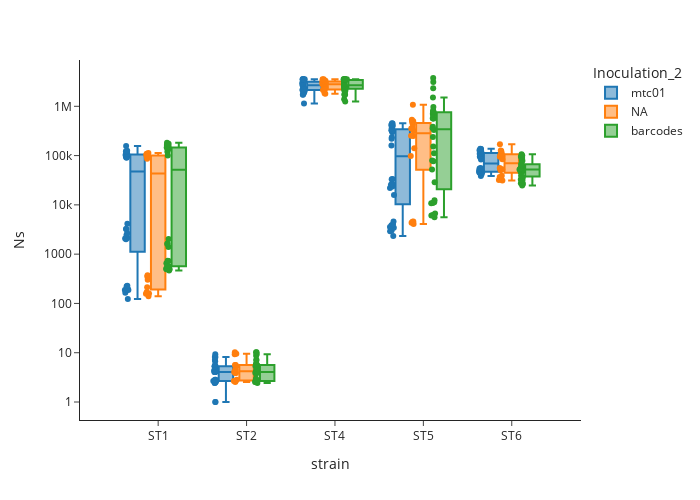

The notebook cell this image was saved under:
### Code cell
df_merge = df_merge.sort_values(['strain', 'CmR'],ascending=True)
df_plot = df_merge.loc[(df_merge['Inoculation']=='barcodes')|(df_merge['Inoculation_2']=='barcodes')]
fig = px.box(df_plot,
                x = 'strain', 
                y = 'Ns',
                color = 'Inoculation_2',
                points = 'all',
                log_y=True,
                template = 'simple_white',
                hover_data=['sample_id'],width = 700,
                height = 500,
                )
fig.show()

def compare_groups_ttest(df, grouping_col, response_col):
    """
    Two-sample t-test for comparing two groups
    """
    groups = df[grouping_col].unique()
    
    if len(groups) == 2:
        group1 = df[df[grouping_col] == groups[0]][response_col].dropna()
        group2 = df[df[grouping_col] == groups[1]][response_col].dropna()
        
        # Perform t-test
        statistic, p_value = stats.ttest_ind(group1, group2)
        
        return {
            'comparison': f'{groups[0]} vs {groups[1]}',
            'statistic': statistic,
            'p_value': p_value,
            'significant': p_value < 0.05
        }
    elif len(groups) > 2:
        # Use ANOVA for >2 groups
        group_data = [df[df[grouping_col] == g][response_col].dropna() for g in groups]
        statistic, p_value = stats.f_oneway(*group_data)
        
        return {
            'comparison': f'{grouping_col} (ANOVA)',
            'statistic': statistic,
            'p_value': p_value,
            'significant': p_value < 0.05
        }

# Example usage:
for strain in df_plot['strain'].unique():
    df_plot = df_plot.sort_values(['CmR'])
    print(strain)
    result = compare_groups_ttest(df_plot[df_plot['strain']==strain], 'Inoculation_2', 'Ns')
    
    for  entry in result.keys():
        print(entry + ": " + str(result[entry]))

### Figure 1 — Plotly figure (JSON) as saved in the notebook; plotly's stock layout.template omitted (floating-point values rounded to 4 significant figures; data arrays with more than 128 entries replaced by an {"elided": "..."} marker saying what was removed)
{"data": [{"alignmentgroup": "True", "boxpoints": "all", "customdata": {"elided": "160x1 str values"}, "hovertemplate": "Inoculation_2=mtc01<br>strain=%{x}<br>Ns=%{y}<br>sample_id=%{customdata[0]}<extra></extra>", "legendgroup": "mtc01", "marker": {"color": "#1F77B4"}, "name": "mtc01", "notched": false, "offsetgroup": "mtc01", "orientation": "v", "showlegend": true, "type": "box", "x": {"elided": "160 str values"}, "x0": " ", "xaxis": "x", "y": {"elided": "160 float values"}, "y0": " ", "yaxis": "y"}, {"alignmentgroup": "True", "boxpoints": "all", "customdata": [["F1"], ["E1"], ["E7"], ["H7"], ["G1"], ["H1"], ["F7"], ["G7"], ["B1"], ["D1"], ["A7"], ["D7"], ["C1"], ["B7"], ["A1"], ["C7"], ["F1"], ["E1"], ["H7"], ["H1"], ["G7"], ["G1"], ["E7"], ["F7"], ["B7"], ["A1"], ["B1"], ["D7"], ["C1"], ["A7"], ["C7"], ["D1"], ["G7"], ["H1"], ["G1"], ["F1"], ["E7"], ["F7"], ["H7"], ["E1"], ["A1"], ["C7"], ["A7"], ["D1"], ["B7"], ["D7"], ["C1"], ["B1"], ["F7"], ["H1"], ["H7"], ["E1"], ["E7"], ["G1"], ["G7"], ["F1"], ["C7"], ["A1"], ["D1"], ["D7"], ["A7"], ["C1"], ["B1"], ["B7"], ["H1"], ["G1"], ["F7"], ["E1"], ["H7"], ["F1"], ["G7"], ["E7"], ["C1"], ["B1"], ["B7"], ["A7"], ["C7"], ["D7"], ["D1"], ["A1"]], "hovertemplate": "Inoculation_2=NA<br>strain=%{x}<br>Ns=%{y}<br>sample_id=%{customdata[0]}<extra></extra>", "legendgroup": "NA", "marker": {"color": "#FF7F0E"}, "name": "NA", "notched": false, "offsetgroup": "NA", "orientation": "v", "showlegend": true, "type": "box", "x": ["ST1", "ST1", "ST1", "ST1", "ST1", "ST1", "ST1", "ST1", "ST1", "ST1", "ST1", "ST1", "ST1", "ST1", "ST1", "ST1", "ST2", "ST2", "ST2", "ST2", "ST2", "ST2", "ST2", "ST2", "ST2", "ST2", "ST2", "ST2", "ST2", "ST2", "ST2", "ST2", "ST4", "ST4", "ST4", "ST4", "ST4", "ST4", "ST4", "ST4", "ST4", "ST4", "ST4", "ST4", "ST4", "ST4", "ST4", "ST4", "ST5", "ST5", "ST5", "ST5", "ST5", "ST5", "ST5", "ST5", "ST5", "ST5", "ST5", "ST5", "ST5", "ST5", "ST5", "ST5", "ST6", "ST6", "ST6", "ST6", "ST6", "ST6", "ST6", "ST6", "ST6", "ST6", "ST6", "ST6", "ST6", "ST6", "ST6", "ST6"], "x0": " ", "xaxis": "x", "y": [159.2, 171.0, 301.0, 213.5, 157.7, 139.2, 371.0, 351.0, 93880.0, 95840.0, 112900.0, 99980.0, 99660.0, 86020.0, 103200.0, 108700.0, 2.667, 2.538, 10.23, 2.667, 4.077, 2.818, 9.571, 9.333, 5.615, 3.857, 2.667, 5.615, 5.286, 4.636, 4.333, 3.857, 3004000.0, 2818000.0, 3311000.0, 3543000.0, 2792000.0, 3262000.0, 2830000.0, 3120000.0, 2376000.0, 2139000.0, 2433000.0, 2129000.0, 1798000.0, 3543000.0, 2246000.0, 1847000.0, 314400.0, 4341.0, 140800.0, 4071.0, 248600.0, 4519.0, 98360.0, 4586.0, 355200.0, 483600.0, 499100.0, 1072000.0, 437000.0, 531800.0, 365600.0, 252100.0, 52870.0, 56000.0, 31070.0, 50300.0, 36860.0, 52330.0, 38910.0, 31960.0, 126100.0, 101300.0, 83820.0, 95530.0, 94250.0, 169800.0, 123300.0, 111400.0], "y0": " ", "yaxis": "y"}, {"alignmentgroup": "True", "boxpoints": "all", "customdata": {"elided": "160x1 str values"}, "hovertemplate": "Inoculation_2=barcodes<br>strain=%{x}<br>Ns=%{y}<br>sample_id=%{customdata[0]}<extra></extra>", "legendgroup": "barcodes", "marker": {"color": "#2CA02C"}, "name": "barcodes", "notched": false, "offsetgroup": "barcodes", "orientation": "v", "showlegend": true, "type": "box", "x": {"elided": "160 str values"}, "x0": " ", "xaxis": "x", "y": {"elided": "160 float values"}, "y0": " ", "yaxis": "y"}], "layout": {"boxmode": "group", "height": 500, "legend": {"title": {"text": "Inoculation_2"}, "tracegroupgap": 0}, "margin": {"t": 60}, "width": 700, "xaxis": {"anchor": "y", "domain": [0, 1], "title": {"text": "strain"}}, "yaxis": {"anchor": "x", "domain": [0, 1], "title": {"text": "Ns"}, "type": "log"}}}
